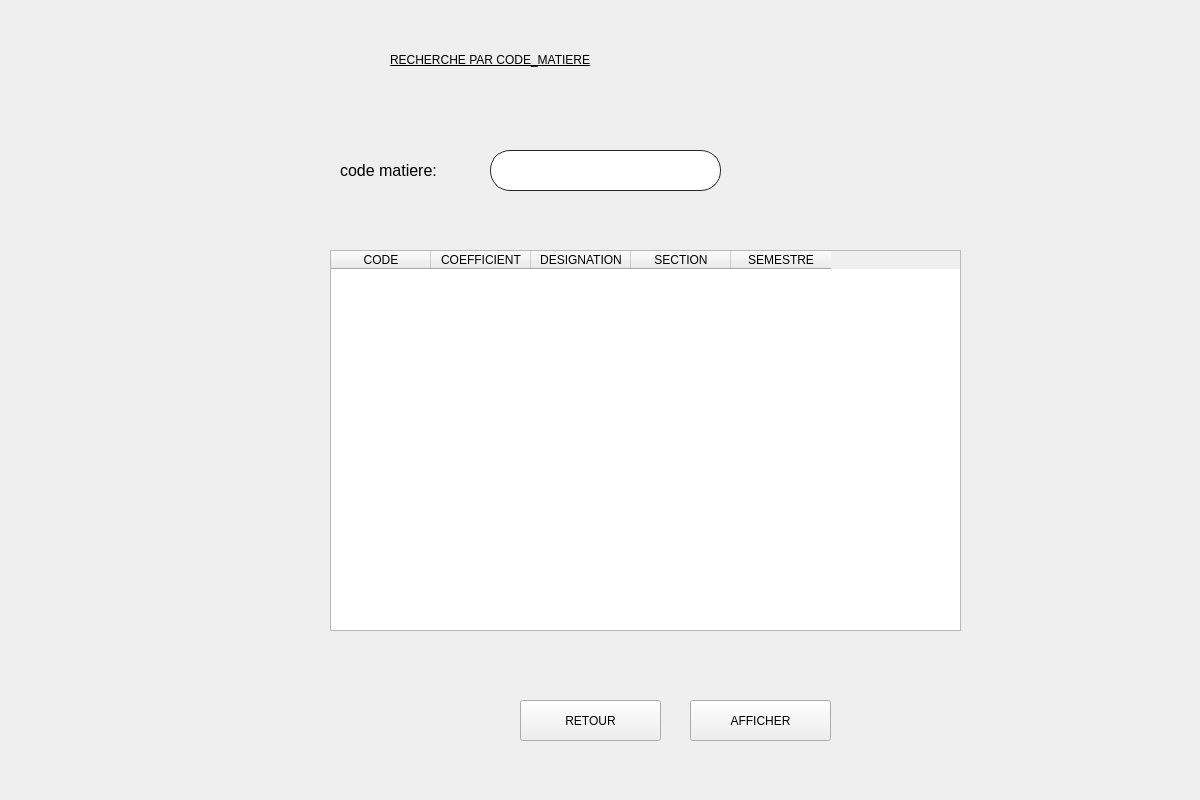
<?xml version="1.0" encoding="UTF-8"?>
<ui version="4.0">
 <class>Form</class>
 <widget class="QWidget" name="Form">
  <property name="geometry">
   <rect>
    <x>0</x>
    <y>0</y>
    <width>1200</width>
    <height>800</height>
   </rect>
  </property>
  <property name="windowTitle">
   <string>Form</string>
  </property>
  <widget class="QLineEdit" name="code">
   <property name="geometry">
    <rect>
     <x>490</x>
     <y>150</y>
     <width>231</width>
     <height>41</height>
    </rect>
   </property>
   <property name="styleSheet">
    <string notr="true">QLineEdit {
border: 1px solid rgb(37,39,48);
border-radius: 20px;
padding-left:20px;
padding-right:20px;
}
QLineEdit:hover{
	border: 2px solid rgb(222, 221, 218)
}
QLineEdit:focus{
	border: 2px solid rgb(154, 208, 236)
}</string>
   </property>
  </widget>
  <widget class="QLabel" name="num_inscription4">
   <property name="geometry">
    <rect>
     <x>340</x>
     <y>130</y>
     <width>131</width>
     <height>81</height>
    </rect>
   </property>
   <property name="styleSheet">
    <string notr="true"/>
   </property>
   <property name="text">
    <string>&lt;html&gt;&lt;head/&gt;&lt;body&gt;&lt;p&gt;&lt;span style=&quot; font-size:12pt; color:#000000;&quot;&gt;code matiere:&lt;/span&gt;&lt;/p&gt;&lt;/body&gt;&lt;/html&gt;</string>
   </property>
  </widget>
  <widget class="QPushButton" name="afficher">
   <property name="geometry">
    <rect>
     <x>690</x>
     <y>700</y>
     <width>141</width>
     <height>41</height>
    </rect>
   </property>
   <property name="styleSheet">
    <string notr="true">font: 12pt &quot;MS Shell Dlg 2&quot;;</string>
   </property>
   <property name="text">
    <string>AFFICHER</string>
   </property>
  </widget>
  <widget class="QLabel" name="label">
   <property name="geometry">
    <rect>
     <x>390</x>
     <y>20</y>
     <width>551</width>
     <height>81</height>
    </rect>
   </property>
   <property name="styleSheet">
    <string notr="true">font: 63 18pt &quot;Open Sans Semibold&quot;;</string>
   </property>
   <property name="text">
    <string>&lt;html&gt;&lt;head/&gt;&lt;body&gt;&lt;p&gt;&lt;span style=&quot; text-decoration: underline; color:#000000;&quot;&gt;RECHERCHE PAR CODE_MATIERE&lt;/span&gt;&lt;/p&gt;&lt;/body&gt;&lt;/html&gt;</string>
   </property>
  </widget>
  <widget class="QPushButton" name="ok">
   <property name="geometry">
    <rect>
     <x>520</x>
     <y>700</y>
     <width>141</width>
     <height>41</height>
    </rect>
   </property>
   <property name="styleSheet">
    <string notr="true">font: 12pt &quot;MS Shell Dlg 2&quot;;</string>
   </property>
   <property name="text">
    <string>RETOUR</string>
   </property>
  </widget>
  <widget class="QLabel" name="code_2">
   <property name="geometry">
    <rect>
     <x>500</x>
     <y>200</y>
     <width>221</width>
     <height>21</height>
    </rect>
   </property>
   <property name="text">
    <string/>
   </property>
  </widget>
  <widget class="QTableWidget" name="tableWidget">
   <property name="geometry">
    <rect>
     <x>330</x>
     <y>250</y>
     <width>631</width>
     <height>381</height>
    </rect>
   </property>
   <column>
    <property name="text">
     <string>CODE</string>
    </property>
   </column>
   <column>
    <property name="text">
     <string>COEFFICIENT</string>
    </property>
   </column>
   <column>
    <property name="text">
     <string>DESIGNATION</string>
    </property>
   </column>
   <column>
    <property name="text">
     <string>SECTION</string>
    </property>
   </column>
   <column>
    <property name="text">
     <string>SEMESTRE</string>
    </property>
   </column>
  </widget>
  <widget class="QLabel" name="label_2">
   <property name="geometry">
    <rect>
     <x>-180</x>
     <y>-30</y>
     <width>1391</width>
     <height>881</height>
    </rect>
   </property>
   <property name="text">
    <string/>
   </property>
   <property name="pixmap">
    <pixmap>n1mtIpU.jpg</pixmap>
   </property>
   <property name="scaledContents">
    <bool>true</bool>
   </property>
  </widget>
  <widget class="QLabel" name="label_10">
   <property name="geometry">
    <rect>
     <x>1050</x>
     <y>20</y>
     <width>131</width>
     <height>141</height>
    </rect>
   </property>
   <property name="text">
    <string/>
   </property>
   <property name="pixmap">
    <pixmap>output-onlinepngtools.png</pixmap>
   </property>
   <property name="scaledContents">
    <bool>true</bool>
   </property>
  </widget>
  <zorder>label_2</zorder>
  <zorder>code</zorder>
  <zorder>num_inscription4</zorder>
  <zorder>afficher</zorder>
  <zorder>label</zorder>
  <zorder>ok</zorder>
  <zorder>code_2</zorder>
  <zorder>tableWidget</zorder>
  <zorder>label_10</zorder>
 </widget>
 <resources/>
 <connections/>
</ui>
